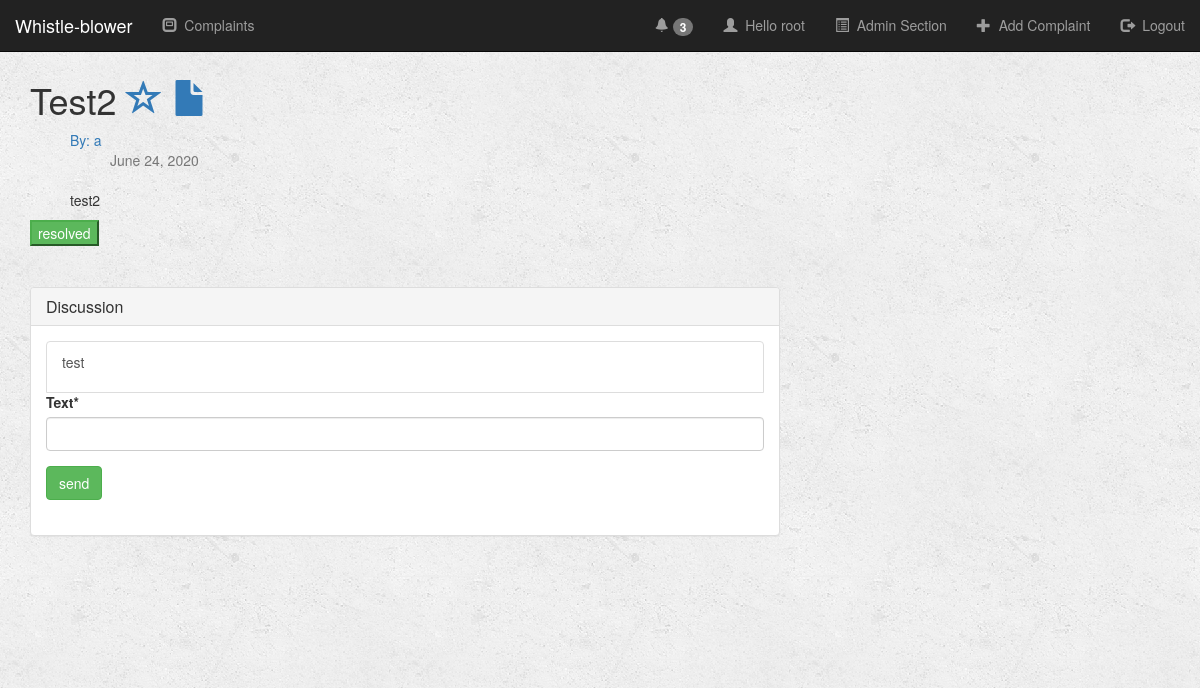
The page /20/ (signed in) on the database its author committed.
### users_auth/models.py (models this page shows, shortened)
class CustomUser(AbstractBaseUser, PermissionsMixin):
    GENDERS = (('M', 'Male'), ('F', 'Female'))
    username = models.CharField(max_length=50, unique=True)
    email = models.EmailField(blank=True)
    name = models.CharField(max_length=200, blank=True)
    gender = models.CharField(max_length=1, choices=GENDERS, default='M')
    admin = models.CharField(max_length=1, default='N')
    password = models.CharField('password', max_length=128, validators=[validate_password])
    is_active = models.BooleanField(default=True, verbose_name='Active',
                                    help_text='Designates whether this user should be treated as active. '
                                              'Unselect this instead of deleting accounts.')
    is_admin = models.BooleanField(default=False, verbose_name='Staff status',
                                   help_text='Designates whether the user can log into this admin site.')
    image = models.ImageField(default='default.jpg', upload_to='profile_pics')
    notifications = models.IntegerField(default=0)
    noti_messages = models.CharField(max_length=500, blank = True)
    USERNAME_FIELD = 'username'
    EMAIL_FIELD = 'email'
    objects= CustomUserManager()
    def __str__(self):
        return self.username

### comportal/models.py (models this page shows, shortened)
class Complain(models.Model):
    title = models.CharField(max_length=200)
    AREA_CHOICES = (
        ('H', 'hostel'),
        ('A', 'academics'),
        ('C', 'colony'),
    )
    area = models.CharField(
        max_length=1,
        choices=AREA_CHOICES,
        default='H'
         )
    TAGS_CHOICES = (
        ('G', 'green campus'),
        ('E', 'electrical'),
        ('C', 'civil'),
    )
    tags = models.CharField(
        max_length=1,
        choices=TAGS_CHOICES,
        default='G'
         )
    TYPE_CHOICES = (
        ('I', 'individual'),
        ('G', 'general'),
    )
    type = models.CharField(
        max_length=1,
        choices=TYPE_CHOICES,
        default='G'
         )
    details = models.TextField(blank=True)
    pub_date = models.DateTimeField(auto_now=True)
    avail = models.CharField(max_length=200, blank=True)
    status = models.IntegerField(default=0)
    by = models.ForeignKey(CustomUser, on_delete = models.CASCADE, related_name='profile')
    priority = models.IntegerField(default=0)
    NEED_CHOICES = (
        ('R', 'repair'),
        ('C', 'change'),
    )
    need = models.CharField(
        max_length=1,
        choices=NEED_CHOICES,
        default='R'
         )

class Post(models.Model):
    complain = models.ForeignKey(Complain, on_delete = models.CASCADE, related_name='comments')
    text = models.CharField(max_length=500)
    pub_date = models.DateTimeField(auto_now=True)
    by = models.CharField(max_length=50)

### comportal/views.py (the view)
# urls.py: path('<int:pk>/', views.detailViewNew, name='detail'),
@login_required
def detailViewNew(request, pk):
    complain = get_object_or_404(Complain, id=pk)
    if request.method == "POST":
        form = PostForm(request.POST)
        if form.is_valid():
            post = form.save(commit = False)
            post.complain = complain
            post.by = request.user
            post.save()
            request.user.notifications =request.user.notifications+1
            request.user.noti_messages =  request.user.noti_messages+'<li>You have some unread discussions in <a href="'+reverse('comportal:detail', kwargs={'pk': pk})+'">'+str(complain.title)+'</a>'
            request.user.save()
            return HttpResponseRedirect(reverse('comportal:detail', kwargs={'pk': pk}))
    else:
        form = PostForm()
    key = str(pk)+str(request.user.id)
    value = True
    if key in request.COOKIES:
        value = False
    allow = False
    if str(request.user) == str(complain.by) or request.user.admin == complain.area:
        allow = True
    print(allow)
    return render(request, 'comportal/add_post.html', {'form':form,'complain':complain, 'priority':value, 'discuss':allow})

### comportal/forms.py
class PostForm(forms.ModelForm):
    class Meta:
        model = Post
        fields = ['text',]

### comportal/templates/comportal/add_post.html (shortened to what this page needs)
{% extends "comportal/base.html" %}
{% load crispy_forms_tags %}
{% block content %}
<div class="col-md-8">
    <h1>{{ complain.title|title}}
        {% if priority %}
            <a href= "{% url "comportal:prioritize" pk=complain.id %}">
                <span class="glyphicon glyphicon-star-empty" aria-hidden="true">
            </a>
        {% else %}
            <span class="glyphicon glyphicon-star" aria-hidden="true">
        {% endif %}
            <a href= "{% url "comportal:complain-pdf" pk=complain.id %}">
                <span class="glyphicon glyphicon-file" aria-hidden="true">
            </a>
    </h1>
    <ul>
        <a href="{% url 'comportal:user-complains' complain.by %}" >By: {{ complain.by }}</a><br>
        <ul class="text-muted">{{ complain.pub_date|date:"F d, Y" }}</ul><br>
        {{complain.details}}
    </ul>
    {% if user.admin == complain.area %}
        {% if  complain.status == 0 %}
        <a href="{% url 'comportal:process' complain.id %}" ><button class="btn-primary">take action</button></a>
        {% elif complain.status == 1 %}
        <a href="{% url 'comportal:done' complain.id %}" ><button class="btn-success">resolved</button></a>
        {% else %}
        <button class="btn-outline-primary">Complain resolved</button>
        {% endif %}
    {% endif %}
    <hr>
    {% if user.admin == complain.area or user.get_username == complain.by %}
        <div class="panel panel-default">
            <div class="panel-heading">
                <h3 class="panel-title">Discussion</h3>
            </div>
            <div class="panel-body">
                <div class="list-group">
                    {% for post in complain.comments.all %}
                    <button type="button" class="list-group-item">{{post.text|safe|linebreaks}}</button>
                    {% endfor %}
                {% if discuss %}
                    <form method="POST" >
                        {{ form|crispy }}
                        <button type="submit" class="btn btn-success">send</button>
                    </form>
                {% endif %}
                </div>
            </div>
        </div>
    {% endif %}
</div>
{% endblock %}

### comportal/templates/comportal/base.html (shortened to what this page needs)
<!DOCTYPE html>
<html lang="en">
<head>
    {% load staticfiles %}
    <link rel="stylesheet" type="text/css" href="{% static 'comportal/style.css' %}">
    <link rel="stylesheet" href="{% static 'comportal/bootstrap-3.3.7-dist/css/bootstrap.min.css' %}">
</head>
<body>
    <header>
        <nav class="navbar navbar-inverse navbar-fixed-top">
            <div class="container-fluid">
                <div class="navbar-header">
                    <a class="navbar-brand" href="{% url 'comportal:index' %}">Whistle-blower</a>
                </div>
                <div class="collapse navbar-collapse" id="topNavBar">
                    <ul class="nav navbar-nav">
                        <li><a href="{% url 'comportal:index' %}"><span class="glyphicon glyphicon-modal-window" aria-hidden="true"></span>&nbsp; Complaints</a></li>
                    </ul>
                    {% if user.is_authenticated%}
                        <ul class="nav navbar-nav navbar-right">
                            <li>
                                <a data-toggle="modal" href="#myModal" class="button">
                                    <span class="glyphicon glyphicon-bell" aria-hidden="true"></span>
                                    {% if user.notifications > 0  %}
                                        <span class="badge">{{user.notifications}}</span>
                                    {% endif %}
                                </a>
                            </li>
                            <li>
                                <a href="{% url 'users_auth:user-profile' %}">
                                    <span class="glyphicon glyphicon-user" aria-hidden="true"></span>&nbsp; Hello {{user.get_username}}
                                </a>
                            </li>
                            <li>
                                {% if user.admin == 'N'%}
                                {% else %}
                                <a href="{% url 'comportal:admin-sec' %}">
                                    <span class="glyphicon glyphicon-list-alt" aria-hidden="true"></span>&nbsp; Admin Section
                                </a>
                                {% endif %}
                            </li>
                            <li>
                                <a href="{% url 'comportal:newcomplain' %}">
                                    <span class="glyphicon glyphicon-plus" aria-hidden="true"></span>&nbsp; Add Complaint
                                </a>
                            </li>
                            <li>
                                <a href="{% url 'logout' %}">
                                    <span class="glyphicon glyphicon-log-out" aria-hidden="true"></span>&nbsp; Logout
                                </a>
                            </li>
                        </ul>
                    {% endif %}
                </div>
            </div>
        </nav>
    </header>
    <main role="main" class="container">
      <div class="row">
          {% block content %}{% endblock %}
      </div>
      <hr>
      <hr>
    </main>
    <hr>
    <hr>
</body>
</html>

### comportal/static/comportal/style.css (style rules this page uses)
body { background: white url("./background.png"); }
body .container { margin-top: 5%; }

### rows shown on the page
CustomUser: notifications "3", get_username "root"
Complain: title "Test2", by "a", pub_date "June 24, 2020", details "test2"
Post: text "test"
